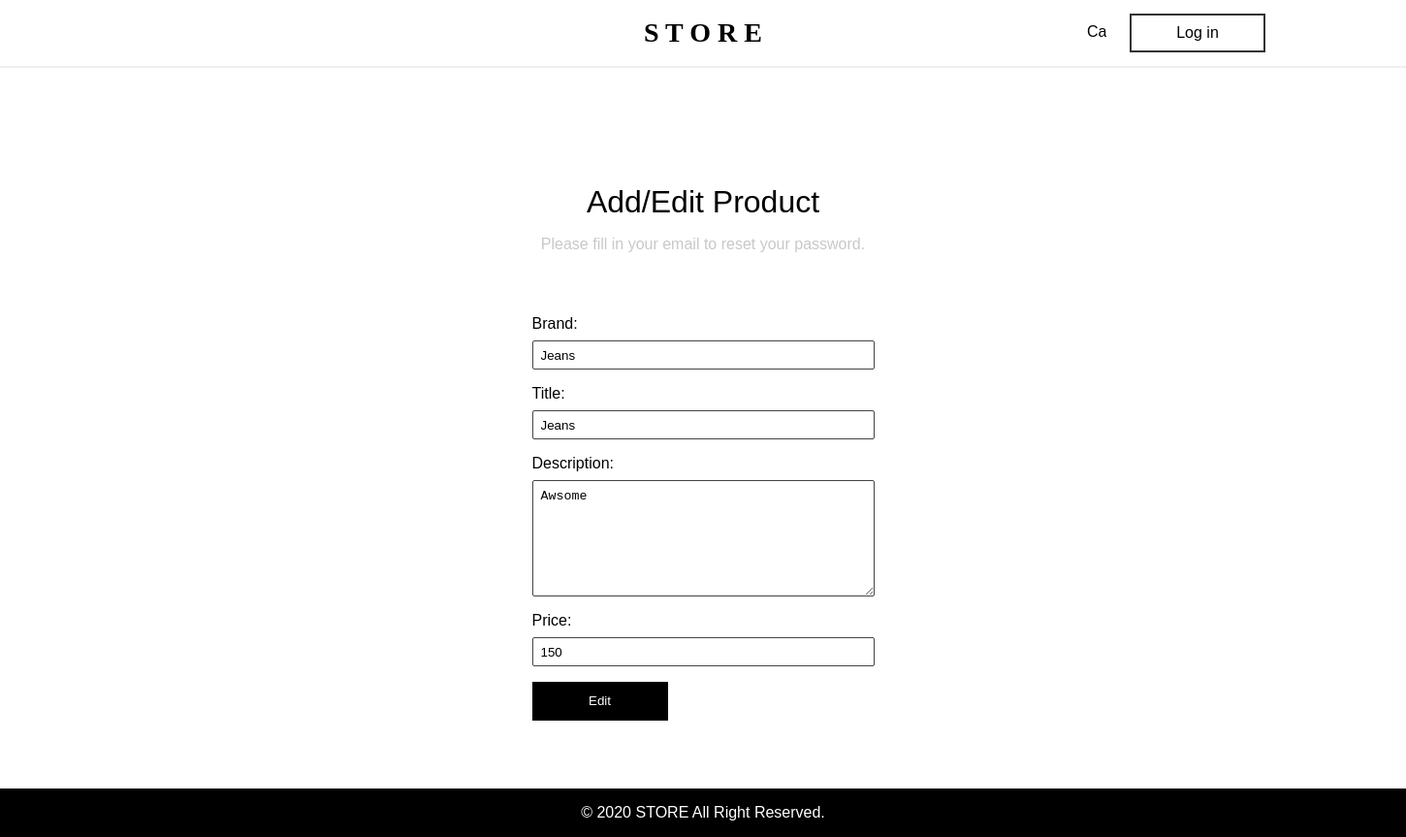
Page /products/edit/9/ on the earlier database version.
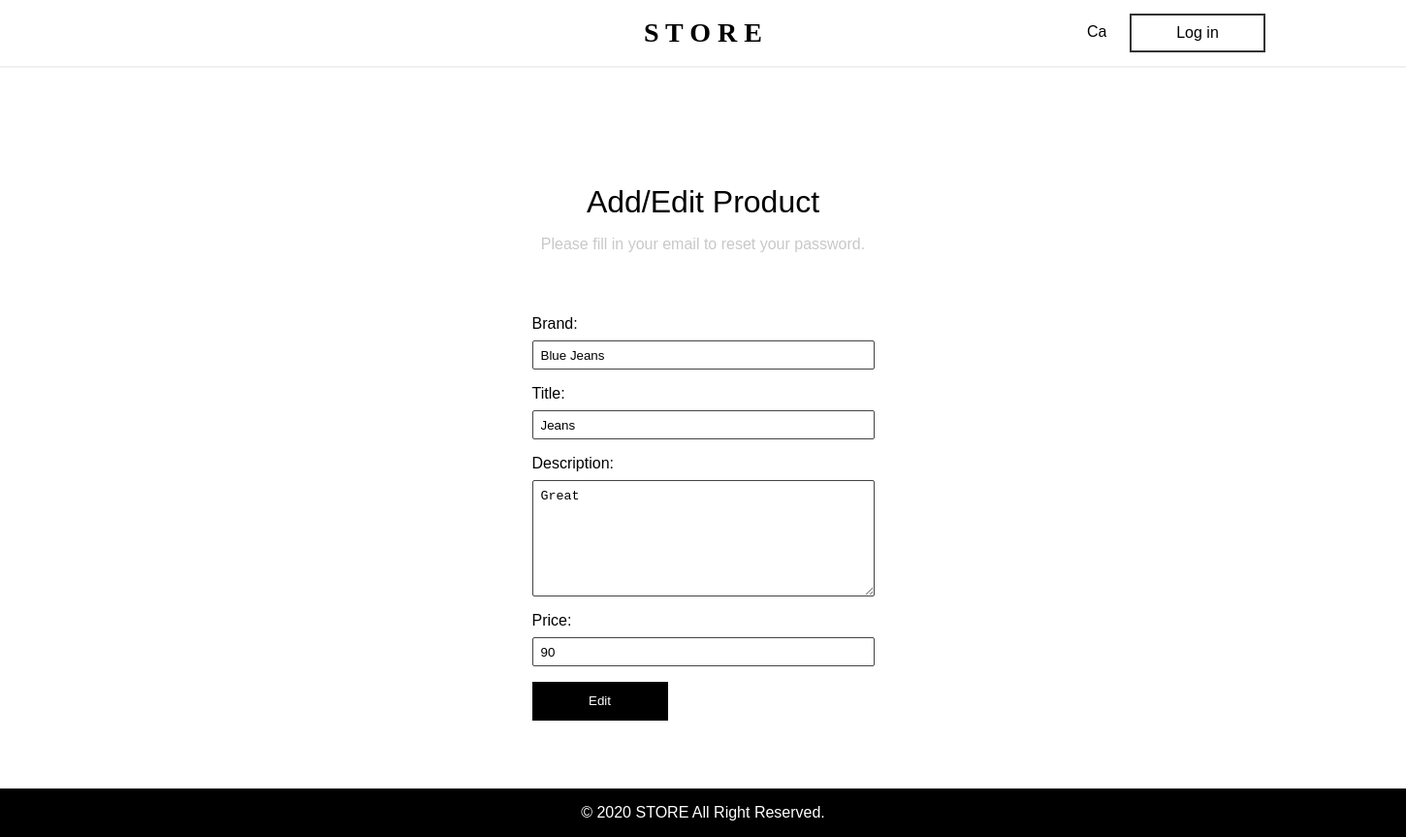
Same page on the later database version.
### products/models.py (models this page shows, shortened)
class Product(models.Model):
    brand = models.CharField(max_length=100)
    title = models.CharField(max_length=100)
    description = models.TextField(max_length=500, blank=True, null=True)
    price = models.PositiveIntegerField()
    created_at = models.DateTimeField(auto_now_add=True)

### products/views.py (the view)
# urls.py: path('products/edit/<pk>/', product_edit, name="product_edit")
def product_edit(request, pk):
    product = get_object_or_404(Product, pk=pk)
    if request.method == 'POST':
        form = AddProductForm(request.POST, instance=product)
        if form.is_valid():
            form.save()
            return render(request, 'products/product-add-success.html', {'edit': True})
    else:
        form = AddProductForm(instance=product)
    return render(request, 'products/product-add.html', {'form': form, 'edit': True})

### products/forms.py
class AddProductForm(ModelForm):
    class Meta:
        model = Product
        fields = ('brand', 'title', 'description', 'price')
        widgets = {
            'brand': TextInput(attrs={'class': 'form-inp'}),
            'title': TextInput(attrs={'class': 'form-inp'}),
            'description': Textarea(attrs={'class': 'form-textarea'}),
            'price': NumberInput(attrs={'class': 'form-inp', 'min': '0'}),
        }

### templates/products/product-add.html (shortened to what this page needs)
<!DOCTYPE html>
<html lang="en">
  <head>
    {% load static %}
    <link
      rel="stylesheet"
      type="text/css"
      href="{% static 'style/base.css' %}"
    />
    <link
      rel="stylesheet"
      type="text/css"
      href="{% static 'style/modules/header.css' %}"
    />
    <link
      rel="stylesheet"
      type="text/css"
      href="{% static 'style/modules/svg.css' %}"
    />
    <link
      rel="stylesheet"
      type="text/css"
      href="{% static 'style/modules/form.css' %}"
    />
    <link
      rel="stylesheet"
      type="text/css"
      href="{% static 'style/modules/footer.css' %}"
    />
  </head>
  <body>
    <div class="root">
      <header class="header">
        <p class="header-title">S T O R E</p>
        <div class="header-btn-cont">
          <object
            type="image/svg+xml"
            data="{% static 'assets/icons/cart.svg' %}"
            class="svg-cart"
          >
            Cart Logo
          </object>
          <button class="header-btn">Log in</button>
        </div>
      </header>
      <main class="form-main">
        <form action="" method="POST">
          <div class="form-header">
            <h1 class="form-h1">Add/Edit Product</h1>
            <p class="form-header-desc">
              Please fill in your email to reset your password.
            </p>
          </div>
          <div class="form-inp-cont">
            <label class="form-label" for="{{ form.brand.id_for_label }}"
              >{{ form.brand.label }}:
            </label>
            {{ form.brand }} {{ form.brand.errors }}
          </div>
          <div class="form-inp-cont">
            <label class="form-label" for="{{ form.title.id_for_label }}"
              >{{ form.title.label }}:
            </label>
            {{ form.title }} {{ form.title.errors }}
          </div>
          <div class="form-inp-cont">
            <label class="form-label" for="{{ form.description.id_for_label }}"
              >{{ form.description.label }}:
            </label>
            {{ form.description }} {{ form.description.errors }}
          </div>
          <div class="form-inp-cont">
            <label class="form-label" for="{{ form.price.id_for_label }}"
              >{{ form.price.label }}:
            </label>
            {{ form.price }} {{ form.price.errors }}
          </div>
          {% if edit %}
          <input type="submit" class="form-submit" value="Edit" />
          {% else %}
          <input type="submit" class="form-submit" value="Save" />
          {% endif %}
        </form>
      </main>
      <footer class="footer">
        <p>&copy; <span id="footer-year"></span> STORE All Right Reserved.</p>
      </footer>
    </div>
  </body>
</html>

### products/static/style/base.css (style rules this page uses)
:root { --trans-timing-fun: ease-in-out; }
* { margin: 0; padding: 0; box-sizing: border-box; }
.root { position: relative; min-width: 1440px; min-height: 100vh; font-family: Arial, Helvetica, sans-serif; }
button { font-family: inherit; cursor: pointer; }

### products/static/style/modules/header.css (style rules this page uses)
.header { position: relative; width: 100%; height: 70px; padding: 0 10%; display: flex; justify-content: center; align-items: center; border-bottom: #f0f0f0 solid 2px; }
.header-title { font-family: serif; font-size: 28px; font-weight: 600; }
.header-btn-cont { position: absolute; right: 10%; display: flex; align-items: center; }
.header-btn { margin-left: 24px; width: 140px; height: 40px; background-color: #fff; border: #333 solid 2px; text-align: center; font-size: 16px; transition: opacity var(--trans-timing-fun) 300ms; }

### products/static/style/modules/svg.css (style rules this page uses)
.svg-cart { width: 20px; height: 20px; transition: opacity var(--trans-timing-fun) 300ms; }

### products/static/style/modules/form.css (style rules this page uses)
.form-main { padding: 120px 10%; display: flex; justify-content: center; }
.form-header { margin-bottom: 64px; text-align: center; }
.form-h1 { margin-bottom: 16px; font-weight: 100; text-align: center; }
.form-header-desc { color: #c8c8c8; }
.form-inp-cont { margin-bottom: 16px; display: flex; flex-direction: column; }
.form-label { margin-bottom: 8px; font-style: 14px; }
.form-inp { padding: 0 8px; height: 30px; border: 1px #444 solid; border-radius: 2px; outline: none; }
.form-textarea { padding: 8px; height: 120px; border: 1px #444 solid; border-radius: 2px; outline: none; }
.form-submit { width: 140px; height: 40px; color: #fff; border: none; background-color: #000000; line-height: 40px; text-align: center; cursor: pointer; }

### products/static/style/modules/footer.css (style rules this page uses)
.footer { position: absolute; bottom: 0; width: 100%; height: 50px; display: flex; align-items: center; justify-content: center; color: #fff; background-color: #000; }

Differences in the rows shown:
changed Product "Jeans": brand "Jeans" → "Blue Jeans"; description "Awsome" → "Great"; price "150" → "90"
